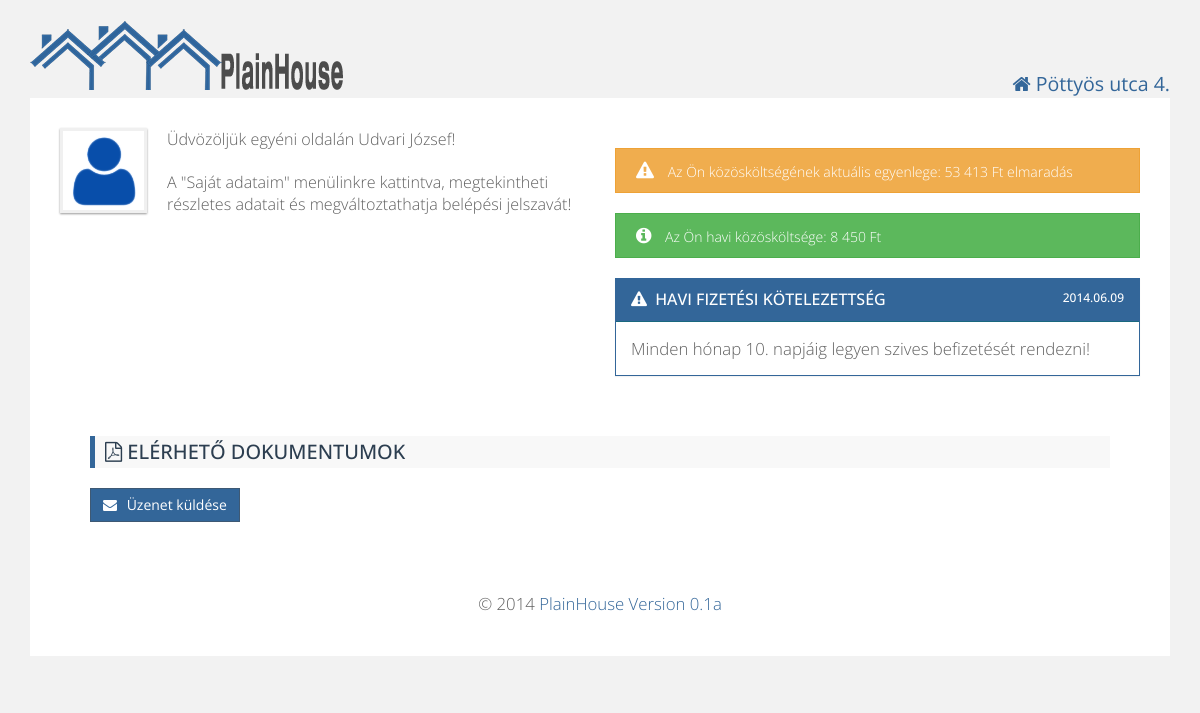
The page / (signed in) on the database as committed earlier.
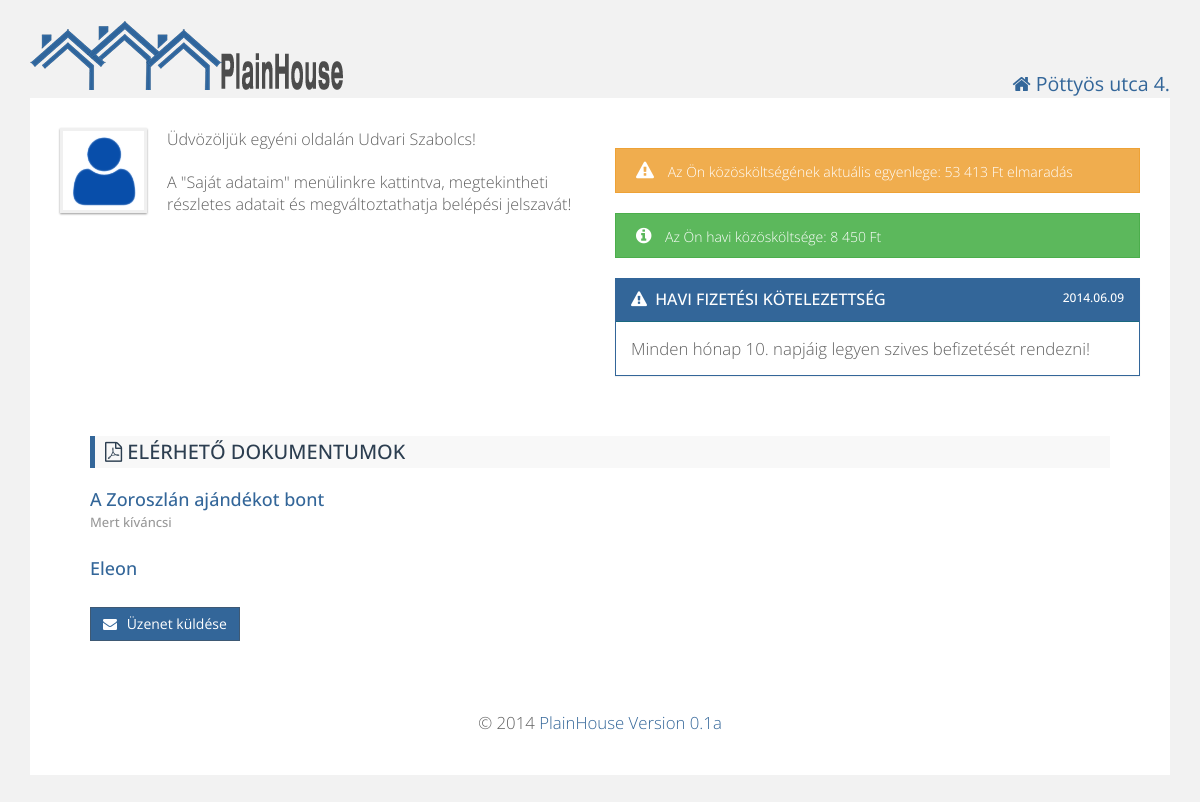
The same page on the database as committed later.
### tables this page shows
CREATE TABLE IF NOT EXISTS `residents` (
  `id` int(11) NOT NULL AUTO_INCREMENT,
  `firstname` varchar(100) NOT NULL,
  `lastname` varchar(100) NOT NULL,
  `email` varchar(100) NOT NULL,
  `username` varchar(25) NOT NULL,
  `password` varchar(512) NOT NULL,
  `depositid` int(11) NOT NULL,
  `active` int(11) NOT NULL DEFAULT '1',
  `admin` int(11) NOT NULL DEFAULT '0',
  PRIMARY KEY (`id`),
  UNIQUE KEY `deposit_id` (`depositid`),
  UNIQUE KEY `e-mail` (`email`)
);

CREATE TABLE IF NOT EXISTS `deposit_balance` (
  `id` int(11) NOT NULL AUTO_INCREMENT,
  `deposit_id` int(11) NOT NULL,
  `year` year(4) NOT NULL,
  `opening_balance` int(11) NOT NULL,
  `actual_balance` int(11) NOT NULL,
  PRIMARY KEY (`id`),
  KEY `deposit_id` (`deposit_id`)
);

CREATE TABLE IF NOT EXISTS `documents` (
  `id` int(11) NOT NULL AUTO_INCREMENT,
  `name` varchar(100) NOT NULL,
  `shortname` varchar(100) NOT NULL,
  `description` text,
  PRIMARY KEY (`id`)
);

### config.php (called while the page is built, shortened)
<?php
$website['title'] = "PlainHouse";
$website['version'] = "0.1a";

### html.php (the view, shortened to what this page needs)
<?php
include_once 'config.php';
function htmlHead($title, $house) {
    echo <<<EOT
	<!doctype html>
<html>
    <head>
        <meta http-equiv="Content-Type" content="text/html; charset=UTF-8">
		<meta name="viewport" content="width=device-width, initial-scale=1.0">
		<link href="favicon.ico" rel="icon" type="image/x-icon" />
        <title>$title - $house</title>
        <script src="js/jquery.js"></script>
        <script src="js/bootstrap.js"></script>
        <script src="js/bootstrap-dialog.js" type="text/javascript"></script>
        <script src="js/plainhome.js" type="text/javascript"></script>
        <script src="js/form-validator.js" type="text/javascript"></script>
        <link href='http://fonts.googleapis.com/css?family=Open+Sans' rel='stylesheet' type='text/css'>
        <link href="css/bootstrap-dialog.css" rel="stylesheet" type="text/css"/>
		<link href="css/bootstrap.css" rel="stylesheet">
		<link href="css/style.css" rel="stylesheet">
		<link href="css/plainhome.css" rel="stylesheet">
		<link href="css/datepicker.css" rel="stylesheet">
		<link href="css/font-awesome.min.css" rel="stylesheet">
	<!--[if lt IE 9]>
		<script src="js/html5shiv.js"></script>
		<script src="js/respond.js"></script>
	<![endif]-->
     </head>
    <body>
EOT;
}
function htmlEnd() {
    global $website;
    echo <<<EOT
			</div>
			<div class="footer">
				<p class="textCenter">
                                        &copy; 2014 <a href="http://webariel.hu" target="_blank">PlainHouse Version {$website['version']}</a></p>
			</div>
		</div>
		<script src="js/stacktable.js" type="text/javascript"></script>
	</body>
	</html>
EOT;
}
function webheader($user) {
    global $house;
    echo <<<EOT
    <div class="container">
	    <div class="row">
	        <div class="col-md-8">
	            <div class="logo">
	                <a href="index.php"><img alt="PlainHome" src="pics/logo.png" /></a>
	            </div>
	        </div>
	        <div class="col-md-4 userInfo">
	            <p class="textRight"><i class="fa fa-home"></i> {$house['name']}</p>
	        </div>
	        <div>
	            <div class="nav">
	                <input type="checkbox" id="toggle" />
EOT;
    echo <<<EOT
                </div>
			</div>
	    </div>
		<div class="modal fade" id="signOut" tabindex="-1" role="dialog" aria-hidden="true">
			<div class="modal-dialog">
				<div class="modal-content">
					<div class="modal-body">
						<p class="lead">Biztosan ki akar lépni?</p>
					</div>
					<div class="modal-footer">
						<a href="index.php?logout=1" class="btn btn-success btn-icon-alt">Kilépés <i class="fa fa-sign-out"></i></a>
						<button type="button" class="btn btn-warning btn-icon" data-dismiss="modal"><i class="fa fa-times-circle"></i> Mégsem</button>
					</div>
				</div>
			</div>
		</div>
EOT;
}
function sendMessage() {
    echo <<<EOT
		<a data-toggle="modal" href="#newMsg" class="btn btn-success btn-icon floatLeft"><i class="fa fa-envelope"></i> Üzenet küldése</a>
		<div class="modal fade" id="newMsg" tabindex="-1" role="dialog" aria-hidden="true">
			<div class="modal-dialog">
				<div class="modal-content">
					<div class="modal-header modal-primary">
						<button type="button" class="close" data-dismiss="modal" aria-hidden="true"><i class="fa fa-times"></i></button>
						<h4 class="modal-title">Kérdése van? Információra van szüksége?</h4>
					</div>
					<form action="message.php" method="post">
						<div class="modal-body">
							<div class="form-group">
		                        <label for="subject">Tárgy</label>
								<input type="text" class="form-control" name="subject" id="subject" value="" />
								<span class="help-block">Kérjük, adja meg üzenete tárgyát.</span>
		                    </div>
							<div class="form-group">
								<label for="comment">Üzenet</label>
								<textarea class="form-control" name="comment" id="comment" rows="4"></textarea>
								<span class="help-block">Kérjük fogalmazza meg röviden, lényegretörően üzenetét. HTML kód nem használható!</span>
							</div>
						</div>
						<div class="modal-footer">
							<button type="input" name="submit" value="sendMsg" class="btn btn-success btn-icon"><i class="fa fa-check-square-o"></i> Küldés</button>
							<button type="button" class="btn btn-warning btn-icon" data-dismiss="modal"><i class="fa fa-times-circle"></i> Mégsem</button>
						</div>
					</form>
				</div>
			</div>
		</div>
EOT;
}
function welcomeIndexUser($user, $ccost, $balance) {
    global $house;
    $date = date("Y.m.d");
    $cost = number_format($ccost, 0, ',', ' ');
    if ($balance < 0) {
        $abalance = $balance * -1;
    }
    else {
        $abalance = $balance;
    }
    $abalance = number_format($abalance, 0, ',', ' ');
    echo <<<EOT
<div class="content">
		<div class="row">
	<div class="col-md-6">
		<img alt="Tenant Avatar" src="pics/user_avatar.png" class="avatar" />
		<p class="lead welcomeMsg">Üdvözöljük egyéni oldalán {$user['firstname']} {$user['lastname']}!</p>
		<p class="lead welcomeMsg">A "Saját adataim" menülinkre kattintva, megtekintheti részletes adatait és megváltoztathatja belépési jelszavát!</p>
	</div>
	<div class="col-md-6">
EOT;
    if ($balance < 0)
    {
        echo <<<EOT
                <div class="alertMsg warning"><i class="fa fa-warning"></i> Az Ön közösköltségének aktuális egyenlege: <span class="floatLeft">$abalance Ft elmaradás</span></div>
EOT;
    }
    else
    {
        echo <<<EOT
                <div class="alertMsg success"><i class="fa fa-info-circle"></i> Az Ön közösköltségének aktuális egyenlege: <span class="floatLeft">$abalance Ft túlfizetés</span></div>
EOT;
    }
    echo <<<EOT
                <div class="alertMsg success"><i class="fa fa-info-circle"></i> Az Ön havi közösköltsége: <span class="floatLeft">$cost Ft</span></div>
		<div class="panel panel-info">
		<div class="panel-heading">
		<h3 class="panel-title"><i class="fa fa-warning"></i> Havi fizetési kötelezettség<span class="floatRight">$date </span></h3>
		</div>
		<div class="panel-body">Minden hónap {$house['payment_day']}. napjáig legyen szives befizetését rendezni!</div>
		</div>
		</div>
	</div>
EOT;
}

### index.php (shortened to what this page needs)
<?php
include_once 'db.php';
include_once 'config.php';
include_once 'html.php';
htmlHead($website['title'], $house['name']);
webheader($_SESSION);
if (!isset($_SESSION['user']))
{
    welcomeIndexNoUser();
    sendMessageNoUser();
}
else if (isset($_SESSION['depositid']))
{
    $id = $_SESSION['userid'];
    $user = getUserData($id);
    $ccost = getCcost($_SESSION['depositid']);
    $closing_balance = getCurrentBalance($_SESSION['depositid']);
    $balance = getActualBalance($ccost, $closing_balance);
    welcomeIndexUser($user, $ccost, $balance);
    listDocuments();
    sendMessage();
}
htmlEnd();
?>

### db.php (shortened to what this page needs)
<?php
function getUserData($id) {
    $sql = "SELECT `residents`.`id`,`residents`.`firstname`,`residents`.`lastname`,"
            . "`residents`.`email`,`residents`.`username`,`deposits`.`floor`,"
            . "`deposits`.`door` FROM residents LEFT JOIN `deposits` "
            . "ON `residents`.`depositid` = `deposits`.`id` WHERE `residents`.`id` = $id;";
    $result = mysql_query($sql);
    $array = array();
    while ($row = mysql_fetch_assoc($result)) {
        $array = $row;
    }
    return $array;
}
function getCurrentBalance($id) {
    $year = date("Y");
    $sql = "SELECT `actual_balance` FROM `deposit_balance` WHERE `deposit_id` = '$id' AND `year` = '$year'";
    $result = mysql_query($sql);
    while ($row = mysql_fetch_assoc($result)) {
        $balance = $row["actual_balance"];
    }
    return $balance;
}
function listDocuments () {
    $sql="SELECT `name`, `shortname`, `description` FROM documents";
     $result = mysql_query($sql);
    while ($row = mysql_fetch_assoc($result)) {
        $docs[] = $row;
    }
    echo '<div class="content">';
        echo '<h3 class="primary"><i class="fa fa-file-pdf-o"></i> Elérhető dokumentumok </h3>';
        foreach ($docs as $row) {
            echo "<h4><a href=\"./documents/{$row['name']}\" target=\"_blank\">{$row['shortname']}</a><br>"
            . "<span class=\"help-block\">{$row['description']}</span></h4>";
        }
}

### css/style.css (style rules this page uses)
body { background: #f2f2f2; color: #444444; font-family: "Open Sans",sans-serif; font-size: 14px; line-height: 1.42857; }
h1, h2, h3, h4, h5, h6, .h1, .h2, .h3, .h4, .h5, .h6 { font-family: "Open Sans", sans-serif; color: #999999; line-height: 1.1; padding: 2px 0; margin-top: 10px; margin-bottom: 20px; }
h3.primary { background: #f8f8f8; padding: 5px 10px 5px 10px; color: #2c3e50; border-left: 5px solid #336699; font-size: 20px; text-transform: uppercase; }
p { margin: 10px 0; }
.lead { // margin-bottom: 0; margin-bottom: 20px; font-size: 16.099999999999998px; font-weight: 200; line-height: 1.4; }
.welcomeMsg { margin-top: 0; }
.container { max-width: 1250px; margin-left: auto; margin-right: auto; padding-left: 0; padding-right: 0; }
.container .content { padding: 30px; border-radius: 0; background-color: #ffffff; color: #606060; font-size: 1.2em; font-weight: 200; line-height: 1.4; margin-bottom: 30px; }
.help-block { display: block; margin-top: 5px; margin-bottom: 6px; color: #999999; font-size: 13px; }
.btn { display: inline-block; padding: 6px 12px; margin-bottom: 0; font-size: 14px; font-weight: normal; line-height: 1.428571429; text-align: center; white-space: nowrap; vertical-align: middle; cursor: pointer; border: 1px solid transparent; border-radius: 0; -webkit-user-select: none; -moz-user-select: none; -ms-user-select: none; -o-user-select: none; user-select: none; }
.btn-icon i { margin-right: 6px; }
.btn-success { color: #ffffff; background-color: #336699; border-color: #3e5974; }
.panel { background-color: #ffffff; border: 1px solid transparent; border-radius: 0; box-shadow: 0 1px 1px rgba(0, 0, 0, 0.05); margin-bottom: 20px; }
.panel-heading { padding: 10px 15px; border-bottom: 1px solid transparent; border-top-right-radius: 0; border-top-left-radius: 0; text-transform: uppercase; }
.panel-title { font-size: 16px; margin-bottom: 0; margin-top: 0; border: 0; text-transform: uppercase; }
.panel-title i { margin-right: 4px; }
.panel-title span { font-size: 12px; }
.panel-info { border-color: #336699; }
.panel-info > .panel-heading { color: #ffffff; background-color: #336699; border-color: #19687f; }
.panel-info > .panel-heading > .panel-title { color: #ffffff; }

### css/plainhome.css (style rules this page uses)
body { padding: 20px 30px; }
a { color: #336699; text-decoration: none; }
img { max-width: 100%; height: auto; vertical-align: middle; border: 0; -ms-interpolation-mode: bicubic; }
.textCenter { text-align: center; }
.textRight { text-align: right; font-size: 1.4em; color: #336699; margin: 50px 0 0 0; }
.floatRight { float: right; }
.logo:before, .logo:after { content: " "; display: table; }
.logo:after { clear: both; }
.logo { max-height: 42px; overflow-x: visible; margin-bottom: 30px; }
.footer:before, .footer:after { content: " "; display: table; }
.footer:after { clear: both; }
.footer { overflow-x: visible; margin-top: 30px; }
.avatar { border: 3px solid #f0f0f0; box-shadow: 0 1px 2px #999999; float: left; margin: 0 20px 10px 0; height: 85px; }
.alertMsg { font-size: 14px; font-family: 'Open Sans', sans-serif; line-height: 1.5em; margin: 20px 0; padding: 12px 30px 10px 20px; position: relative; }
.alertMsg i { font-size: 18px; margin-right: 10px; }
.alertMsg.success { background-color: #5cb85c; border: 1px #4cae4c solid; color: #ffffff; }
.alertMsg.warning { background-color: #f0ad4e; border: 1px #eea236 solid; color: #ffffff; }

Rows that differ between the two databases and show on the page:
changed residents "Udvari": lastname "József" → "Szabolcs"
added documents: shortname "A Zoroszlán ajándékot bont", description "Mert kíváncsi"
added documents: shortname "Eleon"
